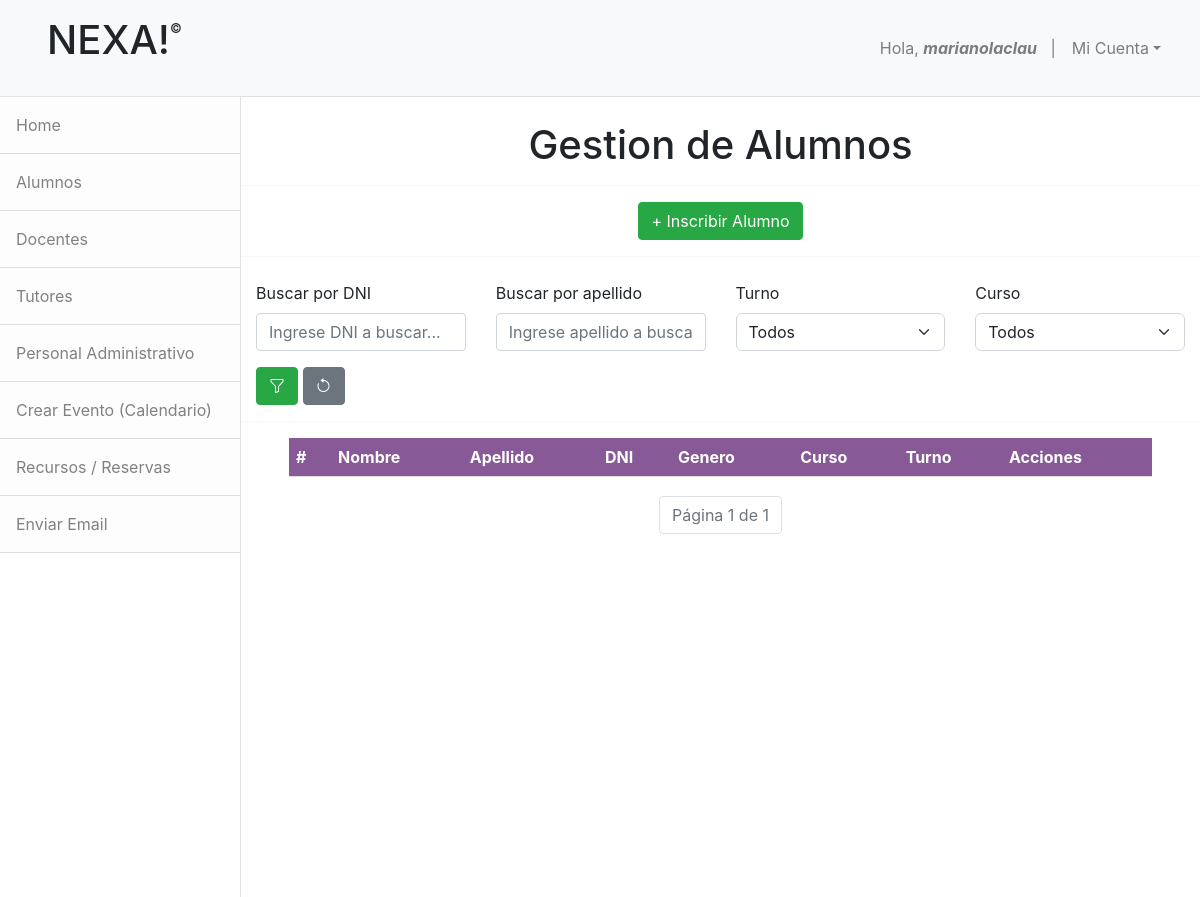
The page /ver_alumnos/ (signed in) on the database as committed earlier.
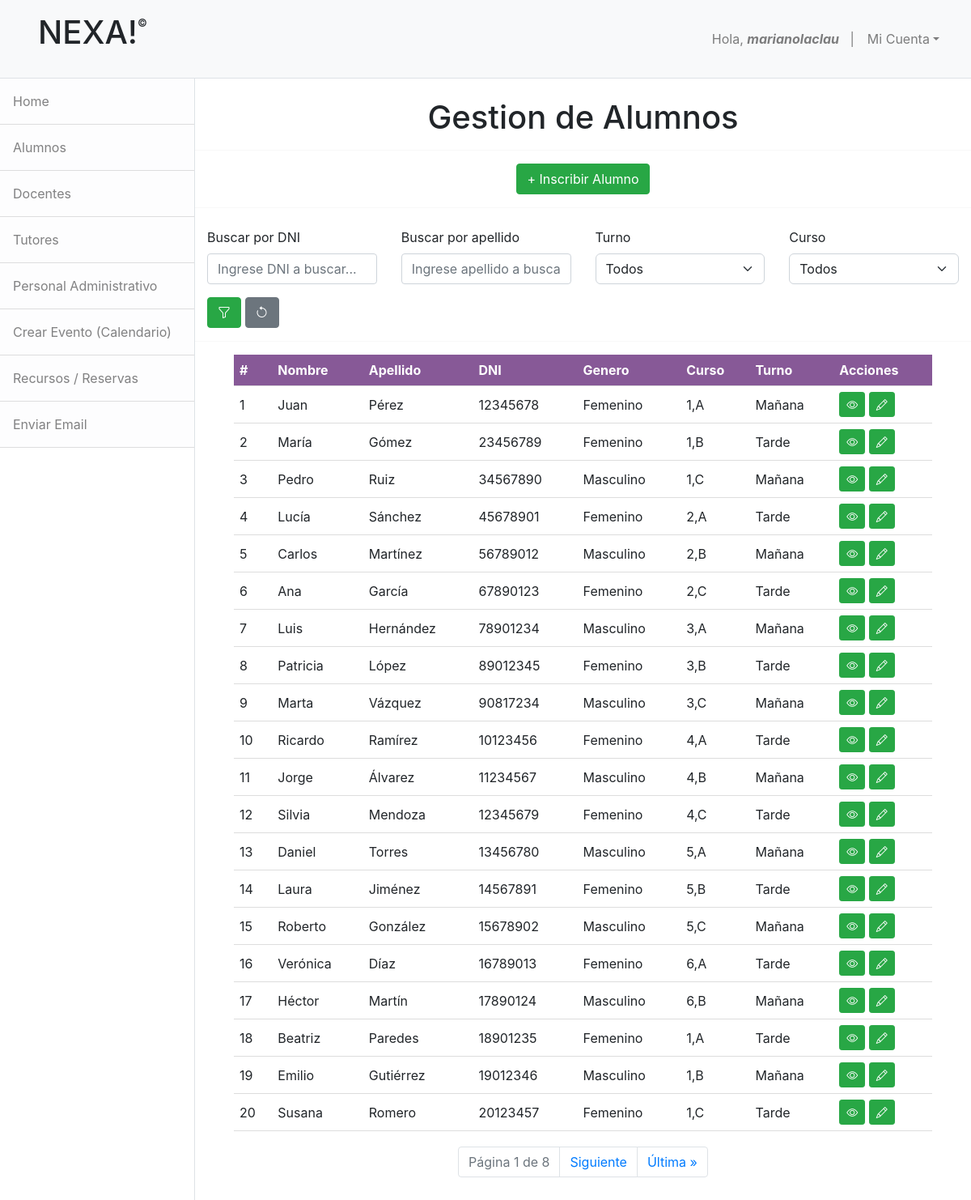
The same page on the database as committed later.
### apps/alumno/models.py (models this page shows, shortened)
class Alumno(models.Model):
    nombre = models.CharField(max_length=50,null=False,blank=False)
    apellido = models.CharField(max_length=50,null=False,blank=False)
    dni = models.CharField(max_length=20, unique=True)
    padretutor_fk = models.ForeignKey('inscripciones.PadreTutor',null=True,blank=True,on_delete=models.SET_NULL) #Chequear
    genero = models.ForeignKey('administracion.Genero',on_delete=models.CASCADE)
    fecha_nac = models.DateField()
    nacionalidad = models.ForeignKey('administracion.Nacionalidad',on_delete=models.CASCADE)
    email = models.EmailField()
    telefono = models.CharField(max_length=20,null=False,blank=False)
    direccion = models.CharField(max_length=50,null=False,blank=False)
    curso = models.ForeignKey('inscripciones.Curso',on_delete=models.CASCADE)
    turno = models.ForeignKey('administracion.Turno',on_delete=models.CASCADE)

### apps/administracion/models.py (models this page shows)
class Genero(models.Model):
    tipo = models.CharField(max_length=50,null=False,blank=False)
    def __str__(self):
        return self.tipo

class Turno(models.Model):
    turno = models.CharField(max_length=50,null=False,blank=False)
    def __str__(self):
        return self.turno

### apps/inscripciones/models.py (models this page shows)
class Curso(models.Model):
    año = models.CharField(max_length=20,null=False,blank=False)
    division = models.CharField(max_length=20,null=False,blank=False)
    def __str__(self):
        return f"{self.año},{self.division}"

### apps/alumno/views.py (the view)
# urls.py: path('ver_alumnos/',ViewAlumno.as_view(),name='lista_alumnos'),
class ViewAlumno(LoginRequiredMixin,ListView):
    model = Alumno
    template_name = 'alumno/lista_alumnos.html'
    context_object_name = 'alumnos'
    paginate_by = 20
    def get_queryset(self):
        queryset = super().get_queryset()
        query = self.request.GET.get('buscar', '')
        apellido = self.request.GET.get('apellido','')
        turno_id = self.request.GET.get('turno', '')
        curso_id = self.request.GET.get('curso', '')
        if query:
            queryset = queryset.filter(dni__icontains=query)
        if apellido:
            queryset = queryset.filter(apellido__icontains=apellido)
        if turno_id:
            queryset = queryset.filter(turno_id=turno_id)
        if curso_id:
            queryset = queryset.filter(curso_id=curso_id)
        queryset = queryset.select_related('turno', 'curso', 'genero') # Relacionamos los modelos para obtener filtros combinados
        return queryset
    def get_context_data(self, **kwargs):
        context = super().get_context_data(**kwargs)
        context['cursos'] = Curso.objects.all()
        context['turnos'] = Turno.objects.all()
        context['buscar'] = self.request.GET.get('buscar', '')
        context['apellido']=self.request.GET.get('apellido','')
        context['curso_id'] = self.request.GET.get('curso', '')
        context['turno_id'] = self.request.GET.get('turno', '')
        return context

### apps/alumno/templates/alumno/lista_alumnos.html (shortened to what this page needs)
{% extends 'base.html' %}
{% block nav %}
    {% include 'administracion/base_admin.html' %}
{% endblock %}
{% block content %}
    <center><br><h1>Gestion de Alumnos</h1></center>
    <hr>
    <center><a href="{% url 'agregar' %}" class="btn btn-success">+ Inscribir Alumno</a></center>
    <hr>
    <div class="container mt-4">
        <form method="get" class="row g-3">
            <div class="col-md-3">
                <label for="buscar" class="form-label">Buscar por DNI</label>
                <input type="text" id="buscar" name="buscar" value="{{ buscar }}" placeholder="Ingrese DNI a buscar..." class="form-control">
            </div>
            <div class="col-md-3">
                <label for="apellido" class="form-label">Buscar por apellido</label>
                <input type="text" id="apellido" name="apellido" value="{{ apellido }}" placeholder="Ingrese apellido a buscar..." class="form-control">
            </div>
            <div class="col-md-3">
                <label for="turno" class="form-label">Turno</label>
                <select id="turno" name="turno" class="form-select">
                    <option value="" {% if not turno_id %}selected{% endif %}>Todos</option>
                </select>
            </div>
            <div class="col-md-3">
                <label for="curso" class="form-label">Curso</label>
                <select id="curso" name="curso" class="form-select">
                    <option value="" {% if not curso_id %}selected{% endif %}>Todos</option>
                </select>
            </div>
            <div class="col-12">
                <button type="submit" class="btn btn-success">
                    <i class="bi bi-funnel"></i>
                </button>
                <a href="{% url 'lista_alumnos' %}" class="btn btn-secondary">
                    <i class="bi bi-arrow-counterclockwise"></i>
                </a>
            </div>
        </form>
    </div>
    <hr>
    <table>
        <thead>
            <tr>
                <th>#</th>
                <th>Nombre</th>
                <th>Apellido</th>
                <th>DNI</th>
                <th>Genero</th>
                <th>Curso</th>
                <th>Turno</th>
                <th>Acciones</th>
            </tr>
        </thead>
        <tbody>
            {% for objeto in alumnos %}
                <tr>
                    <td>{{ objeto.id }}</td>
                    <td>{{ objeto.nombre }}</td>
                    <td>{{ objeto.apellido }}</td>
                    <td>{{ objeto.dni }}</td>
                    <td>{{ objeto.genero }}</td>
                    <td>{{ objeto.curso }}</td>
                    <td>{{ objeto.turno }}</td>
                    <td>
                        <a href="{% url 'ver_alumno' pk=objeto.id %}" class="btn btn-success btn-sm">
                            <i class="bi bi-eye"></i>
                        </a>
                        <a href="{% url 'editar_alumno' pk=objeto.id %}" class="btn btn-success btn-sm">
                            <i class="bi bi-pencil"></i>
                        </a>
                    </td>
                </tr>
            {% endfor %}
        </tbody>
    </table>
    <nav>
        <ul class="pagination justify-content-center">
            <li class="page-item disabled">
                <span class="page-link">Página {{ page_obj.number }} de {{ page_obj.paginator.num_pages }}</span>
            </li>
            {% if page_obj.has_next %}
                <li class="page-item">
                    <a class="page-link" href="?page={{ page_obj.next_page_number }}">Siguiente</a>
                </li>
                <li class="page-item">
                    <a class="page-link" href="?page={{ page_obj.paginator.num_pages }}">Última &raquo;</a>
                </li>
            {% endif %}
        </ul>
    </nav>
    <br><br>
{% endblock %}

Rows that differ between the two databases and show on the page:
added Alumno: id "1", nombre "Juan", apellido "Pérez", dni "12345678", genero "Femenino", curso "1,A", turno "Mañana"
added Alumno: id "2", nombre "María", apellido "Gómez", dni "23456789", genero "Femenino", curso "1,B", turno "Tarde"
added Alumno: id "3", nombre "Pedro", apellido "Ruiz", dni "34567890", genero "Masculino", curso "1,C", turno "Mañana"
added Alumno: id "4", nombre "Lucía", apellido "Sánchez", dni "45678901", genero "Femenino", curso "2,A", turno "Tarde"
added Alumno: id "5", nombre "Carlos", apellido "Martínez", dni "56789012", genero "Masculino", curso "2,B", turno "Mañana"
added Alumno: id "6", nombre "Ana", apellido "García", dni "67890123", genero "Femenino", curso "2,C", turno "Tarde"
added Alumno: id "7", nombre "Luis", apellido "Hernández", dni "78901234", genero "Masculino", curso "3,A", turno "Mañana"
added Alumno: id "8", nombre "Patricia", apellido "López", dni "89012345", genero "Femenino", curso "3,B", turno "Tarde"
added Alumno: id "9", nombre "Marta", apellido "Vázquez", dni "90817234", genero "Masculino", curso "3,C", turno "Mañana"
added Alumno: id "10", nombre "Ricardo", apellido "Ramírez", dni "10123456", genero "Femenino", curso "4,A", turno "Tarde"
added Alumno: id "11", nombre "Jorge", apellido "Álvarez", dni "11234567", genero "Masculino", curso "4,B", turno "Mañana"
added Alumno: id "12", nombre "Silvia", apellido "Mendoza", dni "12345679", genero "Femenino", curso "4,C", turno "Tarde"
added Alumno: id "13", nombre "Daniel", apellido "Torres", dni "13456780", genero "Masculino", curso "5,A", turno "Mañana"
added Alumno: id "14", nombre "Laura", apellido "Jiménez", dni "14567891", genero "Femenino", curso "5,B", turno "Tarde"
added Alumno: id "15", nombre "Roberto", apellido "González", dni "15678902", genero "Masculino", curso "5,C", turno "Mañana"
added Alumno: id "16", nombre "Verónica", apellido "Díaz", dni "16789013", genero "Femenino", curso "6,A", turno "Tarde"
added Alumno: id "17", nombre "Héctor", apellido "Martín", dni "17890124", genero "Masculino", curso "6,B", turno "Mañana"
added Alumno: id "18", nombre "Beatriz", apellido "Paredes", dni "18901235", genero "Femenino", curso "1,A", turno "Tarde"
added Alumno: id "19", nombre "Emilio", apellido "Gutiérrez", dni "19012346", genero "Masculino", curso "1,B", turno "Mañana"
added Alumno: id "20", nombre "Susana", apellido "Romero", dni "20123457", genero "Femenino", curso "1,C", turno "Tarde"
Other text that changed with them:
{{ page_obj.paginator.num_pages }}: "1" → "8"
text now shown: "Siguiente Última »"
